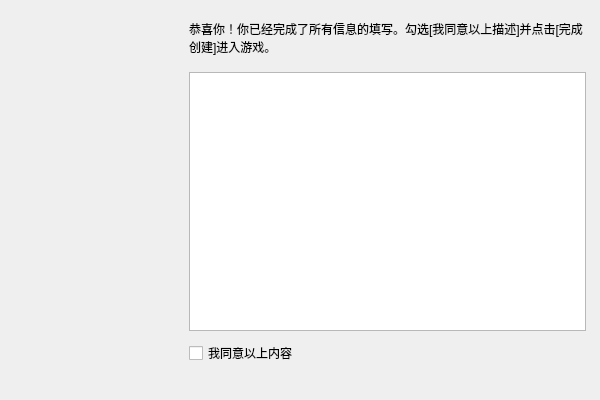
<?xml version="1.0" encoding="UTF-8"?>
<ui version="4.0">
 <class>CharacterCreator_SummaryPage</class>
 <widget class="QWizardPage" name="CharacterCreator_SummaryPage">
  <property name="geometry">
   <rect>
    <x>0</x>
    <y>0</y>
    <width>600</width>
    <height>400</height>
   </rect>
  </property>
  <property name="minimumSize">
   <size>
    <width>600</width>
    <height>400</height>
   </size>
  </property>
  <property name="maximumSize">
   <size>
    <width>600</width>
    <height>400</height>
   </size>
  </property>
  <property name="windowTitle">
   <string>CharacterCreator_SummaryPage</string>
  </property>
  <widget class="QTextBrowser" name="txtMyEpic">
   <property name="geometry">
    <rect>
     <x>189</x>
     <y>72</y>
     <width>397</width>
     <height>259</height>
    </rect>
   </property>
  </widget>
  <widget class="QLabel" name="label">
   <property name="geometry">
    <rect>
     <x>189</x>
     <y>21</y>
     <width>400</width>
     <height>34</height>
    </rect>
   </property>
   <property name="text">
    <string>恭喜你！你已经完成了所有信息的填写。勾选[我同意以上描述]并点击[完成创建]进入游戏。</string>
   </property>
   <property name="wordWrap">
    <bool>true</bool>
   </property>
  </widget>
  <widget class="QCheckBox" name="checkBox">
   <property name="geometry">
    <rect>
     <x>189</x>
     <y>345</y>
     <width>112</width>
     <height>16</height>
    </rect>
   </property>
   <property name="text">
    <string>我同意以上内容</string>
   </property>
  </widget>
 </widget>
 <layoutdefault spacing="6" margin="11"/>
 <resources/>
 <connections/>
</ui>
